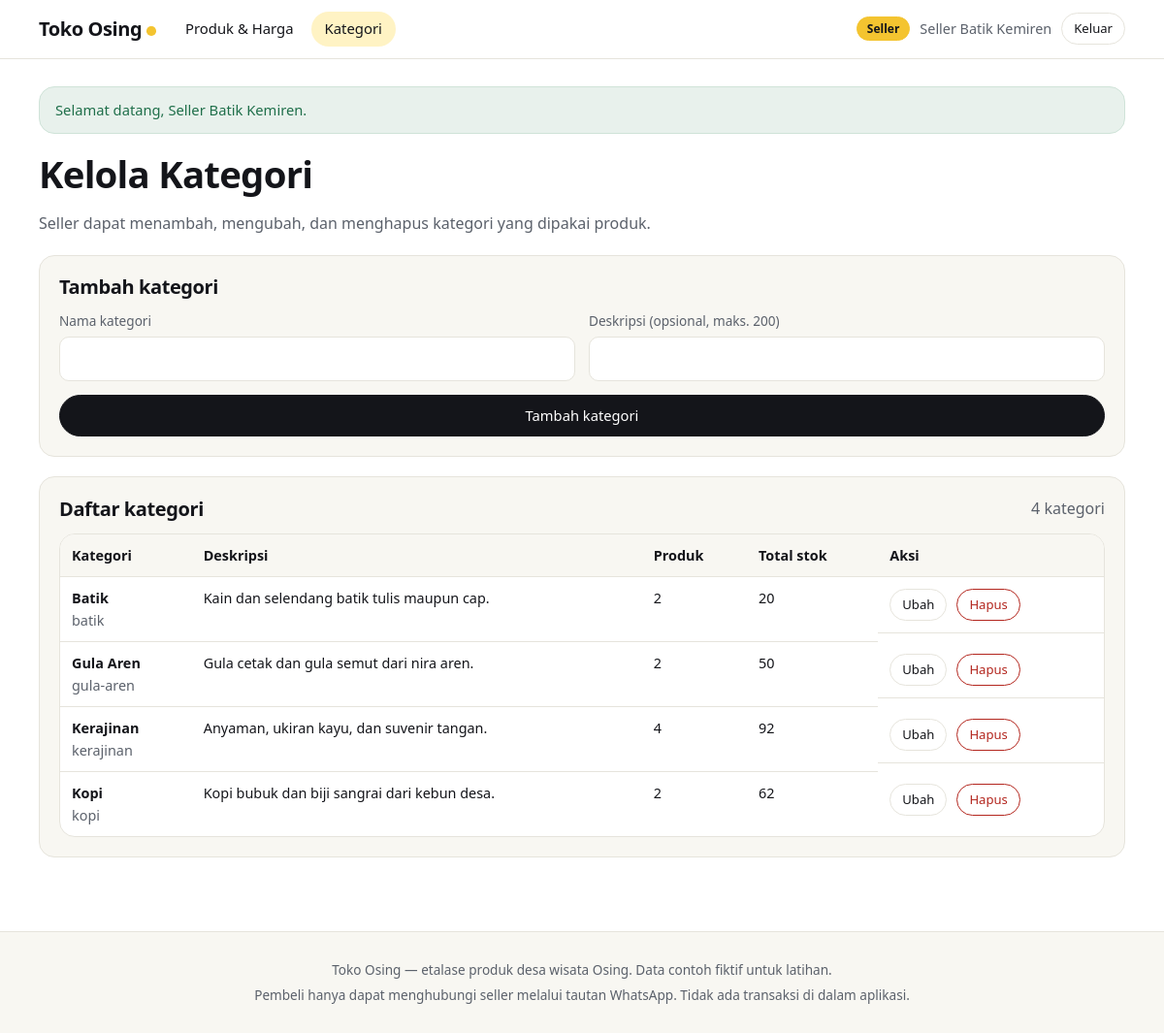
Screenshot of /seller/categories.php (signed in) with the database file from the repository.
### tables this page shows
CREATE TABLE IF NOT EXISTS users (
  id INT UNSIGNED NOT NULL AUTO_INCREMENT,
  nama VARCHAR(100) NOT NULL,
  email VARCHAR(150) NOT NULL,
  password_hash VARCHAR(255) NOT NULL,
  role ENUM('admin', 'seller', 'buyer') NOT NULL DEFAULT 'buyer',
  whatsapp VARCHAR(20) DEFAULT NULL,
  seller_id INT UNSIGNED DEFAULT NULL,
  is_active TINYINT(1) NOT NULL DEFAULT 1,
  created_at TIMESTAMP NOT NULL DEFAULT CURRENT_TIMESTAMP,
  PRIMARY KEY (id),
  UNIQUE KEY uq_users_email (email),
  KEY idx_users_seller (seller_id),
  CONSTRAINT fk_users_seller FOREIGN KEY (seller_id) REFERENCES sellers (id) ON DELETE SET NULL
);

CREATE TABLE IF NOT EXISTS categories (
  id INT UNSIGNED NOT NULL AUTO_INCREMENT,
  nama VARCHAR(60) NOT NULL,
  slug VARCHAR(80) NOT NULL,
  deskripsi VARCHAR(200) NOT NULL DEFAULT '',
  created_at TIMESTAMP NOT NULL DEFAULT CURRENT_TIMESTAMP,
  PRIMARY KEY (id),
  UNIQUE KEY uq_categories_nama (nama),
  UNIQUE KEY uq_categories_slug (slug)
);

### includes/functions.php (called while the page is built, shortened)
<?php
function e(?string $value): string
{
    return htmlspecialchars((string) $value, ENT_QUOTES, 'UTF-8');
}
function app_base(): string
{
    static $base = null;
    if ($base !== null) {
        return $base;
    }
    $docRoot = str_replace('\\', '/', (string) realpath($_SERVER['DOCUMENT_ROOT'] ?? ''));
    $project = str_replace('\\', '/', (string) realpath(__DIR__ . '/..'));
    if ($docRoot !== '' && $project !== '' && str_starts_with($project, $docRoot)) {
        $base = rtrim(substr($project, strlen($docRoot)), '/');
    } else {
        $base = '';
    }
    return $base;
}
function url(string $path = ''): string
{
    return app_base() . '/' . ltrim($path, '/');
}
function take_flash(): ?array
{
    $flash = $_SESSION['flash'] ?? null;
    return $flash;
}

### includes/auth.php (called while the page is built, shortened)
<?php
function current_user(): ?array
{
    static $user = false;
    if ($user !== false) {
        return $user;
    }
    $id = (int) ($_SESSION['user_id'] ?? 0);
    $stmt = db()->prepare(
        'SELECT u.*, s.nama_usaha, s.desa, s.profil, s.whatsapp AS seller_whatsapp
         FROM users u
         LEFT JOIN sellers s ON s.id = u.seller_id
         WHERE u.id = ?
         LIMIT 1'
    );
    $stmt->execute([$id]);
    $found = $stmt->fetch();
    $user = $found;
    return $user;
}
function require_login(): array
{
    $user = current_user();
    return $user;
}
function require_role(string ...$roles): array
{
    $user = require_login();
    return $user;
}
function home_for(string $role): string
{
    return match ($role) {
        'admin' => url('admin/users.php'),
        'seller' => url('seller/products.php'),
        default => url('buyer/catalog.php'),
    };
}
function role_label(string $role): string
{
    return match ($role) {
        'admin' => 'Admin',
        'seller' => 'Seller',
        default => 'Pembeli',
    };
}

### config/database.php (called while the page is built, shortened)
<?php
function db(): PDO
{
    static $pdo = null;
    if ($pdo instanceof PDO) {
        return $pdo;
    }
    $dsn = sprintf(
        'mysql:host=%s;port=%s;dbname=%s;charset=utf8mb4',
        DB_HOST,
        DB_PORT,
        DB_NAME
    );
    $pdo = new PDO($dsn, DB_USER, DB_PASS, [
        PDO::ATTR_ERRMODE => PDO::ERRMODE_EXCEPTION,
        PDO::ATTR_DEFAULT_FETCH_MODE => PDO::FETCH_ASSOC,
        PDO::ATTR_EMULATE_PREPARES => false,
    ]);
    return $pdo;
}

### seller/categories.php (the view, shortened to what this page needs)
<?php
require_role('seller');
$pdo = db();
$editing = null;
$form = ['nama' => '', 'deskripsi' => ''];
$categories = $pdo->query(
    'SELECT c.*, COUNT(p.id) AS jumlah_produk, COALESCE(SUM(p.stok), 0) AS total_stok
     FROM categories c
     LEFT JOIN products p ON p.category_id = c.id
     GROUP BY c.id
     ORDER BY c.nama'
)->fetchAll();
require __DIR__ . '/../includes/header.php';
?>
<div class="page-head">
  <div>
    <h1>Kelola Kategori</h1>
    <p class="lead">Seller dapat menambah, mengubah, dan menghapus kategori yang dipakai produk.</p>
  </div>
</div>
<section class="panel">
  <div class="panel-head">
    <h2><?= $editing ? 'Ubah kategori' : 'Tambah kategori' ?></h2>
  </div>
  <form method="post" class="form" novalidate>
    <div class="field">
      <label for="nama">Nama kategori</label>
      <input type="text" id="nama" name="nama" value="<?= e($form['nama']) ?>" maxlength="60" required>
    </div>
    <div class="field">
      <label for="deskripsi">Deskripsi (opsional, maks. 200)</label>
      <input type="text" id="deskripsi" name="deskripsi" value="<?= e($form['deskripsi']) ?>" maxlength="200">
    </div>
    <div class="field full">
      <button type="submit" class="btn"><?= $editing ? 'Simpan perubahan' : 'Tambah kategori' ?></button>
    </div>
  </form>
</section>
<section class="panel">
  <div class="panel-head">
    <h2>Daftar kategori</h2>
    <span class="muted"><?= count($categories) ?> kategori</span>
  </div>
  <div class="table-wrap">
    <table>
      <thead>
        <tr><th>Kategori</th><th>Deskripsi</th><th>Produk</th><th>Total stok</th><th>Aksi</th></tr>
      </thead>
      <tbody>
        <?php foreach ($categories as $category): ?>
          <tr>
            <td><strong><?= e($category['nama']) ?></strong><br><span class="muted"><?= e($category['slug']) ?></span></td>
            <td><?= e($category['deskripsi']) ?: '<span class="muted">—</span>' ?></td>
            <td><?= (int) $category['jumlah_produk'] ?></td>
            <td><?= (int) $category['total_stok'] ?></td>
            <td class="actions">
              <a class="btn btn-ghost btn-sm" href="<?= e(url('seller/categories.php?edit=' . (int) $category['id'])) ?>">Ubah</a>
              <form method="post" onsubmit="return confirm('Hapus kategori ini?');">
                <button type="submit" class="btn btn-danger btn-sm">Hapus</button>
              </form>
            </td>
          </tr>
        <?php endforeach; ?>
      </tbody>
    </table>
  </div>
</section>
<?php require __DIR__ . '/../includes/footer.php'; ?>

### includes/header.php (shortened to what this page needs)
<?php
$__user = current_user();
$__flash = take_flash();
$__current = basename($_SERVER['SCRIPT_NAME'] ?? '');
$__nav = [];
if ($__user) {
    $__nav = match ($__user['role']) {
        'admin' => [
            ['label' => 'Kelola Pengguna', 'href' => url('admin/users.php'), 'file' => 'users.php'],
        ],
        'seller' => [
            ['label' => 'Produk & Harga', 'href' => url('seller/products.php'), 'file' => 'products.php'],
            ['label' => 'Kategori', 'href' => url('seller/categories.php'), 'file' => 'categories.php'],
        ],
        default => [
            ['label' => 'Katalog', 'href' => url('buyer/catalog.php'), 'file' => 'catalog.php'],
        ],
    };
}
?>
<!DOCTYPE html>
<html lang="id">
<head>
<link rel="stylesheet" href="<?= e(url('assets/style.css')) ?>">
</head>
<body>
<header class="topbar">
  <div class="topbar-inner">
    <a class="brand" href="<?= e($__user ? home_for($__user['role']) : url('login.php')) ?>">Toko Osing</a>
    <?php if ($__nav): ?>
      <nav class="mainnav" aria-label="Navigasi utama">
        <?php foreach ($__nav as $item): ?>
          <a href="<?= e($item['href']) ?>"<?= $__current === $item['file'] ? ' aria-current="page"' : '' ?>><?= e($item['label']) ?></a>
        <?php endforeach; ?>
      </nav>
    <?php endif; ?>
    <?php if ($__user): ?>
      <div class="account">
        <span class="role role-<?= e($__user['role']) ?>"><?= e(role_label($__user['role'])) ?></span>
        <span class="account-name"><?= e($__user['nama']) ?></span>
        <form method="post" action="<?= e(url('logout.php')) ?>">
          <button type="submit" class="btn btn-ghost btn-sm">Keluar</button>
        </form>
      </div>
    <?php endif; ?>
  </div>
</header>
<main class="container">
  <?php if ($__flash): ?>
    <div class="flash flash-<?= e($__flash['type']) ?>" role="status"><?= e($__flash['message']) ?></div>
  <?php endif; ?>

### assets/style.css (style rules this page uses)
:root { --bg: #ffffff; --surface: #f8f7f2; --ink: #14151a; --muted: #5b616b; --line: #e6e4dc; --accent: #f4c430; --accent-soft: #fff3c4; --danger: #b3261e; --success: #1f6f4a; --radius: 16px; color-scheme: light; }
* { box-sizing: border-box; }
html { scroll-behavior: smooth; }
body { margin: 0; background: var(--bg); color: var(--ink); font: 400 16px/1.6 system-ui, -apple-system, "Segoe UI", Roboto, sans-serif; min-height: 100vh; display: flex; flex-direction: column; }
a { color: #8a5a00; }
h1, h2, h3 { line-height: 1.2; letter-spacing: -0.02em; margin: 0 0 0.4em; }
h1 { font-size: clamp(1.7rem, 4vw, 2.4rem); }
h2 { font-size: 1.25rem; }
.topbar { position: sticky; top: 0; z-index: 20; background: var(--bg); border-bottom: 1px solid var(--line); }
.topbar-inner { max-width: 1160px; margin: 0 auto; padding: 12px 20px; display: flex; align-items: center; gap: 16px; flex-wrap: wrap; }
.brand { font-weight: 700; font-size: 1.25rem; color: var(--ink); text-decoration: none; letter-spacing: -0.02em; }
.brand::after { content: ""; display: inline-block; width: 0.48em; height: 0.48em; border-radius: 50%; background: var(--accent); margin-left: 5px; }
.mainnav { display: flex; gap: 4px; flex-wrap: wrap; }
.mainnav a { color: var(--ink); text-decoration: none; padding: 6px 14px; border-radius: 999px; font-weight: 500; font-size: 0.93rem; }
.mainnav a[aria-current="page"] { background: var(--accent-soft); }
.account { margin-left: auto; display: flex; align-items: center; gap: 10px; flex-wrap: wrap; }
.account form { margin: 0; }
.account-name { font-size: 0.9rem; color: var(--muted); }
.role { display: inline-block; font-size: 0.75rem; font-weight: 600; padding: 2px 10px; border-radius: 999px; border: 1px solid var(--line); background: var(--surface); }
.role-seller { background: var(--accent); color: #14151a; border-color: var(--accent); }
.container { width: 100%; max-width: 1160px; margin: 0 auto; padding: 28px 20px 56px; flex: 1; }
.page-head { margin-bottom: 20px; }
.lead { color: var(--muted); margin: 0; max-width: 75ch; }
.muted { color: var(--muted); }
.btn { display: inline-flex; align-items: center; justify-content: center; gap: 6px; border: 1.5px solid var(--ink); background: var(--ink); color: #fff; padding: 9px 18px; border-radius: 999px; font: inherit; font-size: 0.92rem; font-weight: 500; text-decoration: none; cursor: pointer; white-space: nowrap; }
.btn-ghost { background: transparent; color: var(--ink); border-color: var(--line); }
.btn-danger { background: transparent; color: var(--danger); border-color: var(--danger); }
.btn-sm { padding: 5px 12px; font-size: 0.82rem; }
.form { display: grid; grid-template-columns: repeat(2, minmax(0, 1fr)); gap: 14px; }
.field { display: flex; flex-direction: column; gap: 5px; min-width: 0; }
.field.full, .fieldset.full, .full { grid-column: 1 / -1; }
.field label, .fieldset legend { font-size: 0.85rem; font-weight: 500; color: var(--muted); }
input, select, textarea { font: inherit; color: var(--ink); background: var(--bg); border: 1px solid var(--line); border-radius: 10px; padding: 9px 12px; width: 100%; }
.panel { background: var(--surface); border: 1px solid var(--line); border-radius: var(--radius); padding: 20px; margin-bottom: 20px; }
.panel-head { display: flex; justify-content: space-between; align-items: center; gap: 12px; flex-wrap: wrap; margin-bottom: 12px; }
.panel-head h2 { margin: 0; }
.flash { border-radius: var(--radius); padding: 12px 16px; margin-bottom: 18px; font-size: 0.92rem; border: 1px solid transparent; }
.flash-success { background: #e8f1ec; color: var(--success); border-color: #cfe3d8; }
.table-wrap { overflow-x: auto; background: var(--bg); border: 1px solid var(--line); border-radius: var(--radius); }
table { border-collapse: collapse; width: 100%; font-size: 0.9rem; }
th, td { padding: 10px 12px; border-bottom: 1px solid var(--line); text-align: left; vertical-align: top; }
th { background: var(--surface); white-space: nowrap; font-weight: 600; }
tr:last-child td { border-bottom: 0; }
td.actions { white-space: nowrap; }
td.actions form { display: inline; margin: 0; }
td.actions .btn { margin: 2px 4px 2px 0; vertical-align: middle; }
.actions { display: flex; gap: 6px; align-items: center; flex-wrap: wrap; }
.actions form { margin: 0; }

### rows the page displays
users: role "Seller", nama "Seller Batik Kemiren"
categories: nama "Batik", slug "batik", deskripsi "Kain dan selendang batik tulis maupun cap.", jumlah_produk "2", total_stok "20"
categories: nama "Gula Aren", slug "gula-aren", deskripsi "Gula cetak dan gula semut dari nira aren.", jumlah_produk "2", total_stok "50"
categories: nama "Kerajinan", slug "kerajinan", deskripsi "Anyaman, ukiran kayu, dan suvenir tangan.", jumlah_produk "4", total_stok "92"
categories: nama "Kopi", slug "kopi", deskripsi "Kopi bubuk dan biji sangrai dari kebun desa.", jumlah_produk "2", total_stok "62"

### other values shown
$item['label'] "Produk & Harga"
$item['label'] "Kategori"
$__flash['message'] "Selamat datang, Seller Batik Kemiren."
count($categories) "4"
